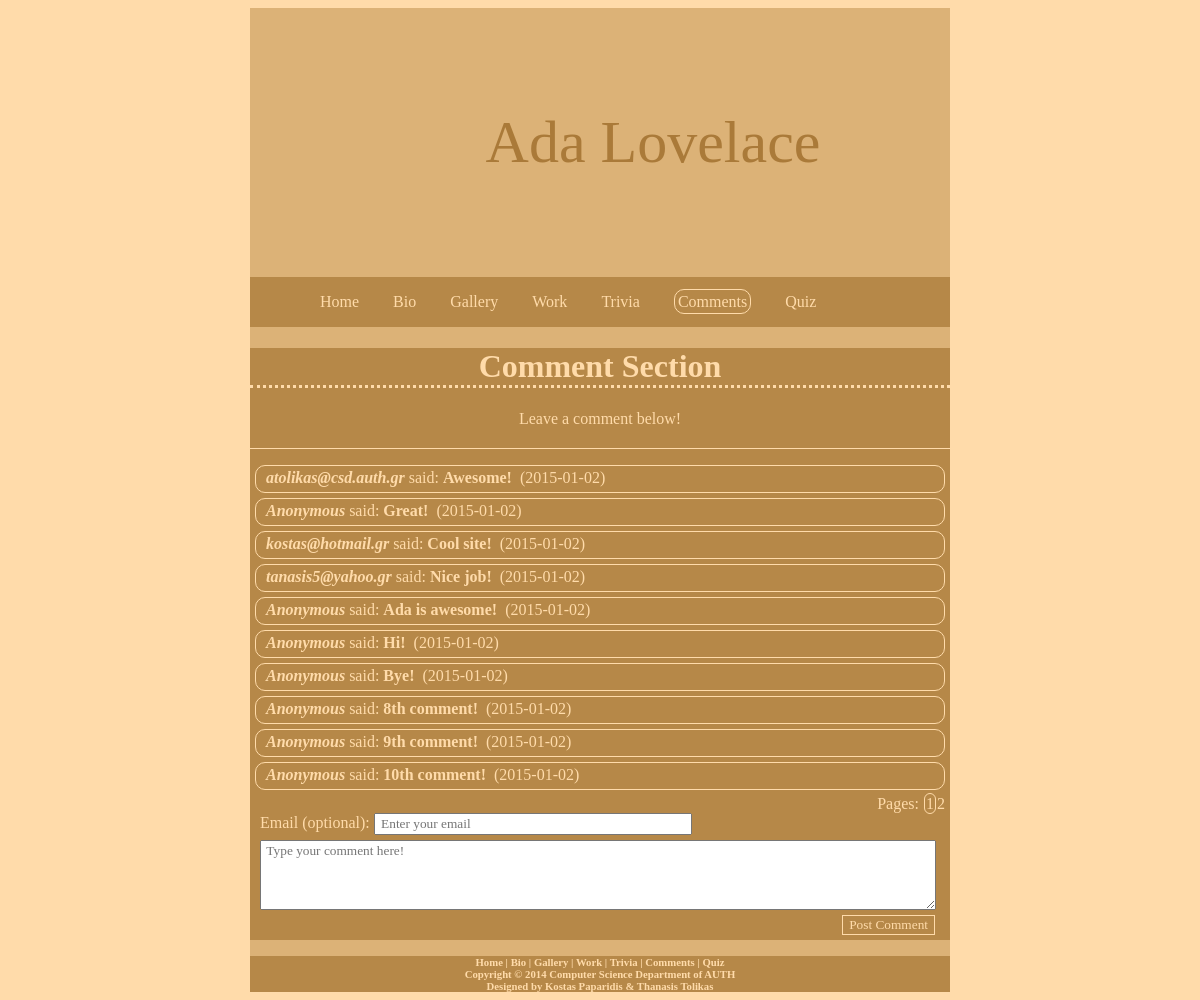
The page /comments.php on the database its author committed.
### tables this page shows
CREATE TABLE `comments` (
  `email` text,
  `comment` text NOT NULL,
  `date` date NOT NULL
);

### read-database.php (the view, shortened to what this page needs)
<?php
if (isset($_GET["page"])) {
	$page = $_GET["page"];
}
else {
	$page = 1;
}
$start = ($page-1) * 10;
include 'create_link.php';
$sql = "SELECT * FROM comments ORDER BY date LIMIT $start, 10";
$result = $conn->query($sql);
if ($result->num_rows > 0) {
    while($row = $result->fetch_assoc()) {
       if ($row["email"] !== '') {
        	echo "<p class = \"comment\"><i><b> " . $row["email"] . "</b></i> said: <b>" . $row["comment"] . "</b>" . "&nbsp;&nbsp;(" . $row["date"] . ")" . "</p>";
        }
        else {
        	echo "<p class = \"comment\"><i><b> " . "Anonymous" . "</b></i> said: <b>" . $row["comment"] . "</b>" . "&nbsp;&nbsp;(" . $row["date"] . ")" . "</p>";
        }
    }
} else {
    echo "<p class = \"comment\"><b>No comments. Be the first one to leave a comment!</b></p>";
}
$sql = "SELECT * FROM comments";
$result = $conn->query($sql);
$total_records = $result->num_rows ;
$total_pages = ceil($total_records / 10);
echo "<div id=\"pages\">Pages: ";
for ($i=1; $i<=$total_pages; $i++) {
	if ($i == $page) {
	 echo "<span id=\"page_link\">" . $i . "</span>";
	}
	else {
      echo "<a href='comments.php?page=".$i."'>".$i."</a> ";
    }
}
echo "</div>";
?>

### comments.php (shortened to what this page needs)
<!DOCTYPE html>
<html>
<head>
<link href="ada.css" rel="stylesheet" type="text/css" />
<link href="ada-comments.css" rel="stylesheet" type="text/css" />
</head>
<body>
<div id="page">
	<div id="header">
		<div id="name" style="width: 546px">
			Ada Lovelace</div>
	</div>
	<div id="nagivation">
		<ul>
			<li><a href="index.php">Home</a></li>
			<li><a href="bio.php">Bio</a></li>
			<li><a href="gallery.php">Gallery</a></li>
			<li><a href="work.php">Work</a></li>
			<li><a href="trivia.php">Trivia</a></li>
			<li  id="li"><a href="comments.php">Comments</a></li>
			<li><a href="quiz.php">Quiz</a></li>
		</ul>
	</div>
	<div id="paragraph">
	<h1 id="welcome">Comment Section</h1>
	<p class="home_par">Leave a comment below!</p>
	<div id="comments">
	<?php include "read-database.php"; ?>
	</div>
		<div id="form_div"><form id="form" action="sumbit-action.php" target="target" method="post" name="comment-submit">
			Email (optional):
			<input style="color:#B68848" maxlength="50" name="email" size="40" type="email" placeholder=" Enter your email" />
			<label><textarea class="input" cols="63" name="comment" required="required" rows="4" placeholder=" Type your comment here!">
</textarea></label>
			<input id="submit" class="input" type="submit" value="Post Comment" />
		</form> </div>
	</div>
	<div id="footer">
		<h6 class="foot_h"><a href="index.php">Home </a>| <a href="bio.php">
		Bio</a> |<a  href="gallery.php"> Gallery</a> |<a href="work.php"> Work </a>
		| <a href="trivia.php">Trivia</a> |<a href="comments.php"> Comments </a> |<a href="quiz.php"> Quiz </a> </h6>
		<h6 class="foot_h">Copyright © 2014 Computer Science Department of AUTH</h6>
		<h6 class="foot_h">Designed by Kostas Paparidis &amp; Thanasis Tolikas</h6>
	</div>
</div>
</body>
</html>

### ada.css (style rules this page uses)
#nagivation { background-color: #B68848; overflow: hidden; }
#nagivation li { font-family: "Segoe Print"; display: inline; margin-left: 30px; }
body { background-color: #FFDBAA; }
#paragraph { background-color: #B68848; }
#footer { background-color: #B68848; clear: both; bottom: 0px; }
#page { width: 700px; margin-left: auto; margin-right: auto; background-color: #DCB277; }
#name { color: #AA7A39; text-align: center; font-size: 60px; margin: 100px; padding-left: 30px; }
#header { overflow: hidden; }
a:link { color: #FFDBAA; text-decoration: none; }
#welcome { text-align: center; color: #FFDBAA; border-bottom: medium #FFDBAA dotted; }
.home_par { color: #FFDBAA; padding-left: 20px; padding-right: 20px; padding-bottom: 20px; border-bottom: thin #FFDBAA solid; }
.foot_h { margin: 0px; padding: 0px; text-align: center; }
#li { border: thin #FFDBAA solid; padding: 3px; cursor: default; border-radius: 10px; }

### ada-comments.css (style rules this page uses)
.home_par { text-align: center; }
#pages { text-align: right; padding-right: 5px; }
#form { padding-left: 10px; }
#submit { display: block; float: right; overflow: hidden; color: #FFDBAA; margin-right: 15px; background-color: #B68848; border: thin #FFDBAA solid; margin-top: 5px; margin-bottom: 5px; }
#form_div { overflow: hidden; }
textarea { width: 670px; }
#page_link { border: thin #FFDBAA solid; border-radius: 30px; padding: 1px; margin: 1px; }
.input { color: #B68848; display: block; margin-top: 5px; }

### rows shown on the page
comments: email "atolikas@csd.auth.gr", comment "Awesome!", date "2015-01-02"
comments: comment "Great!", date "2015-01-02"
comments: email "kostas@hotmail.gr", comment "Cool site!", date "2015-01-02"
comments: email "tanasis5@yahoo.gr", comment "Nice job!", date "2015-01-02"
comments: comment "Ada is awesome!", date "2015-01-02"
comments: comment "Hi!", date "2015-01-02"
comments: comment "Bye!", date "2015-01-02"
comments: comment "8th comment!", date "2015-01-02"
comments: comment "9th comment!", date "2015-01-02"
comments: comment "10th comment!", date "2015-01-02"
